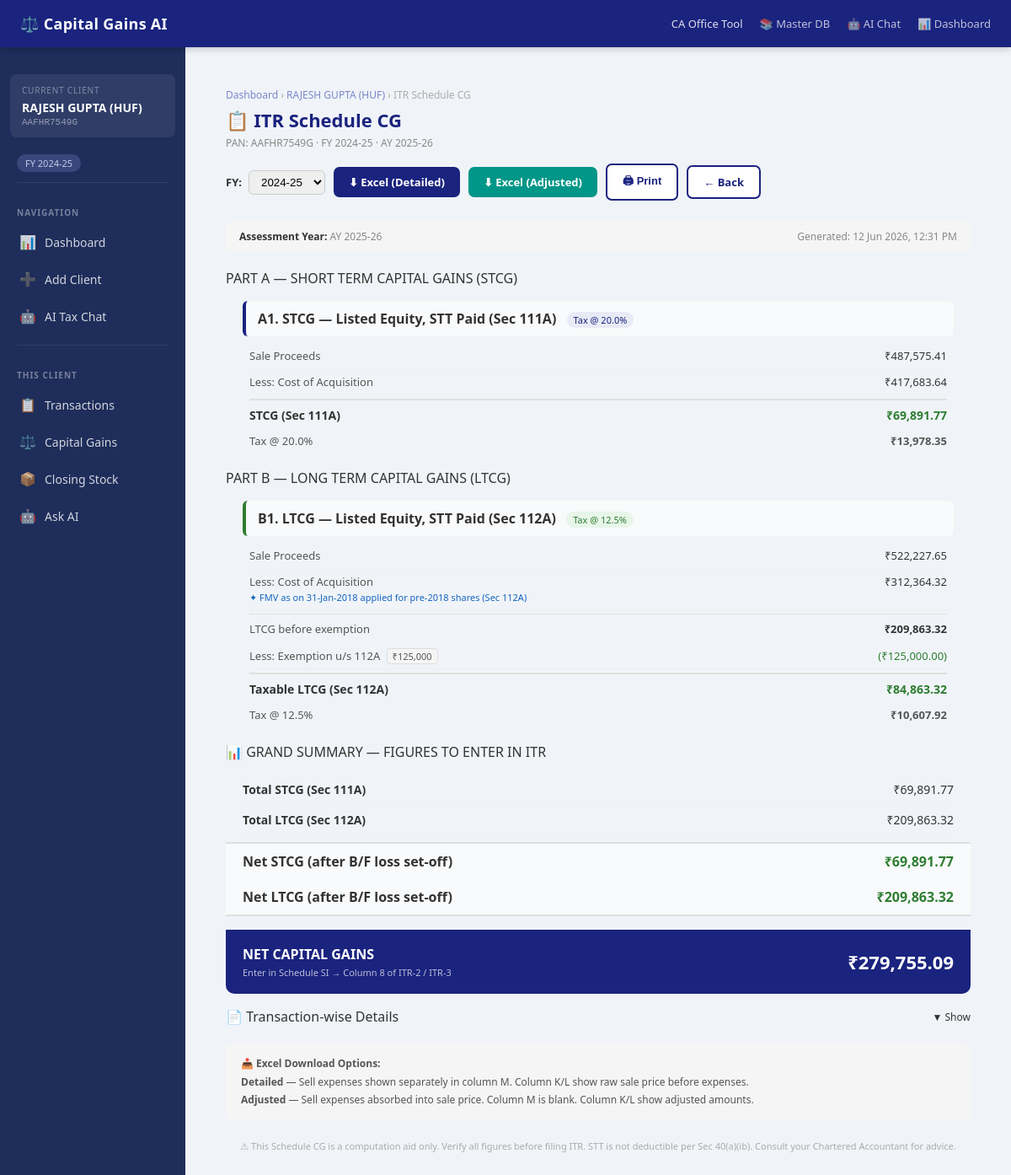
The page /itr_schedule_cg/13 on the database its author committed.
### tables this page shows
CREATE TABLE clients (
            id         INTEGER PRIMARY KEY AUTOINCREMENT,
            name       TEXT    NOT NULL,
            pan        TEXT    UNIQUE NOT NULL,
            email      TEXT,
            phone      TEXT,
            created_at TEXT    DEFAULT CURRENT_TIMESTAMP
        , password_hash TEXT DEFAULT NULL);

### app.py (the view)
@app.route("/itr_schedule_cg/<int:client_id>")
def itr_schedule_cg(client_id):
    client = get_client(client_id)
    if not client:
        flash("Client not found.", "error")
        return redirect(url_for("dashboard"))
    if client_has_password(client_id):
        if not session.get(f"unlocked_{client_id}"):
            flash("🔒 Please unlock the client first.", "error")
            return redirect(url_for("dashboard"))
    fin_year = request.args.get("fin_year", "2024-25")
    from database import get_financial_years
    available_years = get_financial_years(client_id)
    if not available_years:
        flash("No transactions found. Please add transactions first.", "warning")
        return redirect(url_for("client_page", client_id=client_id))
    if fin_year not in available_years:
        fin_year = available_years[0]
    schedule = generate_schedule_cg(client_id, fin_year)
    if "error" in schedule:
        flash(schedule["error"], "error")
        return redirect(url_for("client_page",
                                client_id=client_id,
                                fin_year=fin_year))
    return render_template(
        "itr_schedule.html",
        client          = client,
        client_id       = client[0],
        client_name     = client[1],
        schedule        = schedule,
        fin_year        = fin_year,
        available_years = available_years,
    )

### templates/itr_schedule.html (shortened to what this page needs)
{% extends "base.html" %}
{% block content %}
<div style="max-width:1100px; margin:0 auto; padding:20px;">
  <div class="page-header">
    <div class="breadcrumb">
      <a href="{{ url_for('dashboard') }}">Dashboard</a> ›
      <a href="{{ url_for('client_page', client_id=client_id, fin_year=fin_year) }}">
        {{ client_name }}
      </a> › ITR Schedule CG
    </div>
    <div class="page-header-row">
      <div>
        <h1>📋 ITR Schedule CG</h1>
        <div class="text-muted mt-4">
          PAN: {{ schedule.client_pan }} ·
          FY {{ fin_year }} ·
          {{ schedule.ay_year }}
        </div>
      </div>
      <div class="btn-row" style="margin-bottom:0;">
        <form method="get" style="display:inline-flex; align-items:center; gap:8px;">
          <label style="font-size:13px; font-weight:600;">FY:</label>
          <select name="fin_year"
                  style="padding:5px 10px; border:1px solid #ccc; border-radius:6px;"
                  onchange="this.form.submit()">
            {% for yr in available_years %}
              <option value="{{ yr }}"
                {% if yr == fin_year %}selected{% endif %}>
                {{ yr }}
              </option>
            {% endfor %}
          </select>
        </form>
        <a href="{{ url_for('download_itr_excel', client_id=client_id, fin_year=fin_year, mode='detailed') }}"
           class="btn btn-primary">
          ⬇ Excel (Detailed)
        </a>
        <a href="{{ url_for('download_itr_excel', client_id=client_id, fin_year=fin_year, mode='adjusted') }}"
           class="btn btn-teal">
          ⬇ Excel (Adjusted)
        </a>
        <button class="btn btn-outline" onclick="window.print()">
          🖨 Print
        </button>
        <a href="{{ url_for('client_page', client_id=client_id, fin_year=fin_year) }}"
           class="btn btn-outline">
          ← Back
        </a>
      </div>
    </div>
  </div>
  <div style="background:#f5f5f5; border-radius:8px; padding:10px 16px;
              margin-bottom:20px; font-size:12px; color:#888;
              display:flex; justify-content:space-between;">
    <span>
      <strong style="color:#333;">Assessment Year:</strong>
      {{ schedule.ay_year }}
    </span>
    <span>Generated: {{ schedule.generated_on }}</span>
  </div>
  <div class="detail-card" style="margin-bottom:20px;">
    <div class="d-title">PART A — SHORT TERM CAPITAL GAINS (STCG)</div>
    {% set bkt = schedule.buckets.stcg_111A %}
    <div style="padding:0 20px;">
      <div style="background:#f9fafb; padding:10px 14px; margin:16px 0 8px;
                  border-radius:6px; border-left:4px solid #1a237e;">
        <strong>A1. {{ bkt.label }}</strong>
        <span style="background:#e8eaf6; color:#1a237e; font-size:11px;
                     padding:2px 8px; border-radius:10px; margin-left:8px;">
          Tax @ {{ bkt.rate_display }}
        </span>
      </div>
      {% if bkt.transactions %}
        <div style="padding:0 8px;">
          <div style="display:flex; justify-content:space-between;
                      padding:6px 0; border-bottom:1px solid #f0f0f0; font-size:13px;">
            <span style="color:#555;">Sale Proceeds</span>
            <span>₹{{ "{:,.2f}".format(bkt.total_sale) }}</span>
          </div>
          <div style="display:flex; justify-content:space-between;
                      padding:6px 0; border-bottom:1px solid #f0f0f0; font-size:13px;">
            <span style="color:#555;">Less: Cost of Acquisition</span>
            <span>₹{{ "{:,.2f}".format(bkt.total_cost) }}</span>
          </div>
          <div style="display:flex; justify-content:space-between;
                      padding:8px 0; font-size:14px; font-weight:700;
                      border-top:2px solid #e0e0e0; margin-top:4px;">
            <span>STCG (Sec 111A)</span>
            <span style="color:{% if bkt.total_gain < 0 %}#c62828{% else %}#2e7d32{% endif %};">
              ₹{{ "{:,.2f}".format(bkt.total_gain) }}
            </span>
          </div>
          <div style="display:flex; justify-content:space-between;
                      padding:4px 0; font-size:13px; color:#555;">
            <span>Tax @ {{ bkt.rate_display }}</span>
            <span style="font-weight:600;">₹{{ "{:,.2f}".format(bkt.tax) }}</span>
          </div>
        </div>
      {% else %}
        <p style="color:#aaa; font-size:13px; padding:8px 8px 16px;">
          No short term transactions found.
        </p>
      {% endif %}
    </div>
  </div>
  <div class="detail-card" style="margin-bottom:20px;">
    <div class="d-title">PART B — LONG TERM CAPITAL GAINS (LTCG)</div>
    {% set bktL = schedule.buckets.ltcg_112A %}
    <div style="padding:0 20px;">
      <div style="background:#f9fafb; padding:10px 14px; margin:16px 0 8px;
                  border-radius:6px; border-left:4px solid #2e7d32;">
        <strong>B1. {{ bktL.label }}</strong>
        <span style="background:#e8f5e9; color:#2e7d32; font-size:11px;
                     padding:2px 8px; border-radius:10px; margin-left:8px;">
          Tax @ {{ bktL.rate_display }}
        </span>
      </div>
      {% if bktL.transactions %}
        <div style="padding:0 8px;">
          <div style="display:flex; justify-content:space-between;
                      padding:6px 0; border-bottom:1px solid #f0f0f0; font-size:13px;">
            <span style="color:#555;">Sale Proceeds</span>
            <span>₹{{ "{:,.2f}".format(bktL.total_sale) }}</span>
          </div>
          <div style="display:flex; justify-content:space-between;
                      padding:6px 0; border-bottom:1px solid #f0f0f0; font-size:13px;">
            <div>
              <span style="color:#555;">Less: Cost of Acquisition</span>
              <br>
              <span style="font-size:11px; color:#1565c0;">
                ✦ FMV as on 31-Jan-2018 applied for pre-2018 shares (Sec 112A)
              </span>
            </div>
            <span>₹{{ "{:,.2f}".format(bktL.total_cost) }}</span>
          </div>
          <div style="display:flex; justify-content:space-between;
                      padding:8px 0; font-size:13px;
                      border-top:1px solid #e0e0e0; margin-top:4px;">
            <span style="color:#555;">LTCG before exemption</span>
            <span style="font-weight:600;">
              ₹{{ "{:,.2f}".format(bktL.gain_before_ex) }}
            </span>
          </div>
          <div style="display:flex; justify-content:space-between;
                      padding:6px 0; border-bottom:1px solid #f0f0f0; font-size:13px;">
            <span style="color:#555;">
              Less: Exemption u/s 112A
              <span style="background:#f5f5f5; border:1px solid #ddd;
                           border-radius:4px; padding:1px 6px; font-size:11px;
                           margin-left:4px;">
                ₹{{ "{:,.0f}".format(bktL.exemption) }}
              </span>
            </span>
            <span style="color:#2e7d32;">
              (₹{{ "{:,.2f}".format(bktL.exemption) }})
            </span>
          </div>
          <div style="display:flex; justify-content:space-between;
                      padding:8px 0; font-size:14px; font-weight:700;
                      border-top:2px solid #e0e0e0; margin-top:4px;">
            <span>Taxable LTCG (Sec 112A)</span>
            <span style="color:{% if bktL.taxable_gain <= 0 %}#888{% else %}#2e7d32{% endif %};">
              ₹{{ "{:,.2f}".format(bktL.taxable_gain) }}
            </span>
          </div>
          <div style="display:flex; justify-content:space-between;
                      padding:4px 0; font-size:13px; color:#555;">
            <span>Tax @ {{ bktL.rate_display }}</span>
            <span style="font-weight:600;">₹{{ "{:,.2f}".format(bktL.tax) }}</span>
          </div>
        </div>
      {% else %}
        <p style="color:#aaa; font-size:13px; padding:8px 8px 16px;">
          No long term transactions found.
        </p>
      {% endif %}
    </div>
  </div>
  {% set bf = schedule.bf_loss_setoff %}
  {% set s = schedule.summary %}
  <div class="detail-card" style="margin-bottom:20px;">
    <div class="d-title">📊 GRAND SUMMARY — FIGURES TO ENTER IN ITR</div>
    <div style="padding:16px 20px;">
      <div style="display:flex; justify-content:space-between;
                  padding:8px 0; border-bottom:1px solid #f0f0f0; font-size:14px;">
        <span style="font-weight:600;">Total STCG (Sec 111A)</span>
        <span style="color:{% if s.total_stcg < 0 %}#c62828{% else %}#333{% endif %};">
          ₹{{ "{:,.2f}".format(s.total_stcg) }}
        </span>
      </div>
      <div style="display:flex; justify-content:space-between;
                  padding:8px 0; border-bottom:1px solid #f0f0f0; font-size:14px;">
        <span style="font-weight:600;">Total LTCG (Sec 112A)</span>
        <span style="color:{% if s.total_ltcg < 0 %}#c62828{% else %}#333{% endif %};">
          ₹{{ "{:,.2f}".format(s.total_ltcg) }}
        </span>
      </div>
      <div style="display:flex; justify-content:space-between;
                  padding:10px 20px; background:#f9fafb;
                  margin:8px -20px 0; border-top:2px solid #e0e0e0;">
        <span style="font-weight:700;">Net STCG (after B/F loss set-off)</span>
        <span style="font-weight:700;
               color:{% if s.net_stcg_after_setoff < 0 %}#c62828
                     {% elif s.net_stcg_after_setoff == 0 %}#888
                     {% else %}#2e7d32{% endif %};">
          ₹{{ "{:,.2f}".format(s.net_stcg_after_setoff) }}
        </span>
      </div>
      <div style="display:flex; justify-content:space-between;
                  padding:10px 20px; background:#f9fafb;
                  margin:0 -20px; border-bottom:2px solid #e0e0e0;">
        <span style="font-weight:700;">Net LTCG (after B/F loss set-off)</span>
        <span style="font-weight:700;
               color:{% if s.net_ltcg_after_setoff < 0 %}#c62828
                     {% elif s.net_ltcg_after_setoff == 0 %}#888
                     {% else %}#2e7d32{% endif %};">
          ₹{{ "{:,.2f}".format(s.net_ltcg_after_setoff) }}
        </span>
      </div>
      <div style="display:flex; justify-content:space-between; align-items:center;
                  background:#1a237e; color:white;
                  margin:16px -20px -20px; padding:18px 20px;
                  border-radius:0 0 10px 10px;">
        <div>
          <div style="font-size:16px; font-weight:700;">NET CAPITAL GAINS</div>
          <div style="font-size:11px; opacity:0.7; margin-top:3px;">
            Enter in Schedule SI → Column 8 of ITR-2 / ITR-3
          </div>
        </div>
        <div style="font-size:22px; font-weight:700;">
          ₹{{ "{:,.2f}".format(s.net_total_after_setoff) }}
        </div>
      </div>
    </div>
  </div>
  <div class="detail-card" style="margin-bottom:20px;">
    <div class="d-title" style="cursor:pointer; display:flex;
         justify-content:space-between; align-items:center;"
         onclick="toggleTxnTable()">
      <span>📄 Transaction-wise Details</span>
      <span id="txnToggleIcon" style="font-size:12px; font-weight:400;">▼ Show</span>
    </div>
            {% set sr = namespace(val=1) %}
  </div>
  <div style="background:#f5f5f5; border-radius:8px; padding:14px 18px;
              margin-bottom:20px; font-size:12px; color:#555; line-height:1.8;">
    <strong>📥 Excel Download Options:</strong><br>
    <strong>Detailed</strong> — Sell expenses shown separately in column M.
    Column K/L show raw sale price before expenses.<br>
    <strong>Adjusted</strong> — Sell expenses absorbed into sale price.
    Column M is blank. Column K/L show adjusted amounts.
  </div>
  <div style="text-align:center; font-size:11px; color:#aaa;
              padding-bottom:30px; line-height:1.8;">
    ⚠ This Schedule CG is a computation aid only.
    Verify all figures before filing ITR.
    STT is not deductible per Sec 40(a)(ib).
    Consult your Chartered Accountant for advice.
  </div>
</div>
{% endblock %}

### templates/base.html (shortened to what this page needs)
<!DOCTYPE html>
<html lang="en">
<head>
</head>
<body>
<nav class="navbar">
    <a href="{{ url_for('dashboard') }}" class="navbar-brand">
        ⚖️ Capital Gains AI
    </a>
    <div class="navbar-right">
        <span>CA Office Tool</span>
        <a href="{{ url_for('master_db.master_db_page') }}">📚 Master DB</a>
        <a href="{{ url_for('chat_general') }}">🤖 AI Chat</a>
        <a href="{{ url_for('dashboard') }}">📊 Dashboard</a>
    </div>
</nav>
<div class="page-wrapper">
    <aside class="sidebar">
        {% if client is defined and client %}
        <div class="sidebar-client-box">
            <div class="client-label">Current Client</div>
            <div class="client-name">{{ client[1] }}</div>
            <div class="client-pan">{{ client[2] }}</div>
        </div>
        {% if fin_year is defined and fin_year %}
        <div class="fy-pill">FY {{ fin_year }}</div>
        {% endif %}
        <div class="sidebar-divider"></div>
        {% endif %}
        <div class="sidebar-section-label">Navigation</div>
        <a href="{{ url_for('dashboard') }}"
           class="sidebar-item {{ 'active' if active_page == 'dashboard' else '' }}">
            <span class="icon">📊</span> Dashboard
        </a>
        <a href="{{ url_for('add_client_route') }}"
           class="sidebar-item {{ 'active' if active_page == 'add_client' else '' }}">
            <span class="icon">➕</span> Add Client
        </a>
        <a href="{{ url_for('chat_general') }}"
           class="sidebar-item {{ 'active' if active_page == 'chat' else '' }}">
            <span class="icon">🤖</span> AI Tax Chat
        </a>
        {% if client is defined and client %}
        <div class="sidebar-divider"></div>
        <div class="sidebar-section-label">This Client</div>
        <a href="{{ url_for('client_page', client_id=client[0], fin_year=fin_year if fin_year is defined else '2024-25') }}"
           class="sidebar-item {{ 'active' if active_page == 'client' else '' }}">
            <span class="icon">📋</span> Transactions
        </a>
        {% if fin_year is defined and fin_year %}
        <a href="{{ url_for('calculate', client_id=client[0], fin_year=fin_year) }}"
           class="sidebar-item {{ 'active' if active_page == 'result' else '' }}">
            <span class="icon">⚖️</span> Capital Gains
        </a>
        <a href="{{ url_for('closing_stock_page', client_id=client[0], fin_year=fin_year) }}"
           class="sidebar-item {{ 'active' if active_page == 'closing_stock' else '' }}">
            <span class="icon">📦</span> Closing Stock
        </a>
        {% endif %}
        <a href="{{ url_for('chat_page', client_id=client[0], fin_year=fin_year if fin_year is defined else '2024-25') }}"
           class="sidebar-item {{ 'active' if active_page == 'chat_client' else '' }}">
            <span class="icon">🤖</span> Ask AI
        </a>
        {% endif %}
    </aside>
    <main class="main-content">
        {% block content %}{% endblock %}
    </main>
</div>
</body>
</html>

### rows shown on the page
clients: name "RAJESH GUPTA (HUF)", pan "AAFHR7549G", client_pan "AAFHR7549G"

### other values the page prints
{{ fin_year }} "2024-25"
{{ schedule.ay_year }} "AY 2025-26"
{{ schedule.generated_on }} "12 Jun 2026, 12:31 PM"
{{ bkt.label }} "STCG — Listed Equity, STT Paid (Sec 111A)"
{{ bkt.rate_display }} "20.0%"
{{ "{:,.2f}".format(bkt.total_sale) }} "487,575.41"
{{ "{:,.2f}".format(bkt.total_cost) }} "417,683.64"
{{ "{:,.2f}".format(bkt.total_gain) }} "69,891.77"
{{ "{:,.2f}".format(bkt.tax) }} "13,978.35"
{{ bktL.label }} "LTCG — Listed Equity, STT Paid (Sec 112A)"
{{ bktL.rate_display }} "12.5%"
{{ "{:,.2f}".format(bktL.total_sale) }} "522,227.65"
{{ "{:,.2f}".format(bktL.total_cost) }} "312,364.32"
{{ "{:,.2f}".format(bktL.gain_before_ex) }} "209,863.32"
{{ "{:,.0f}".format(bktL.exemption) }} "125,000"
